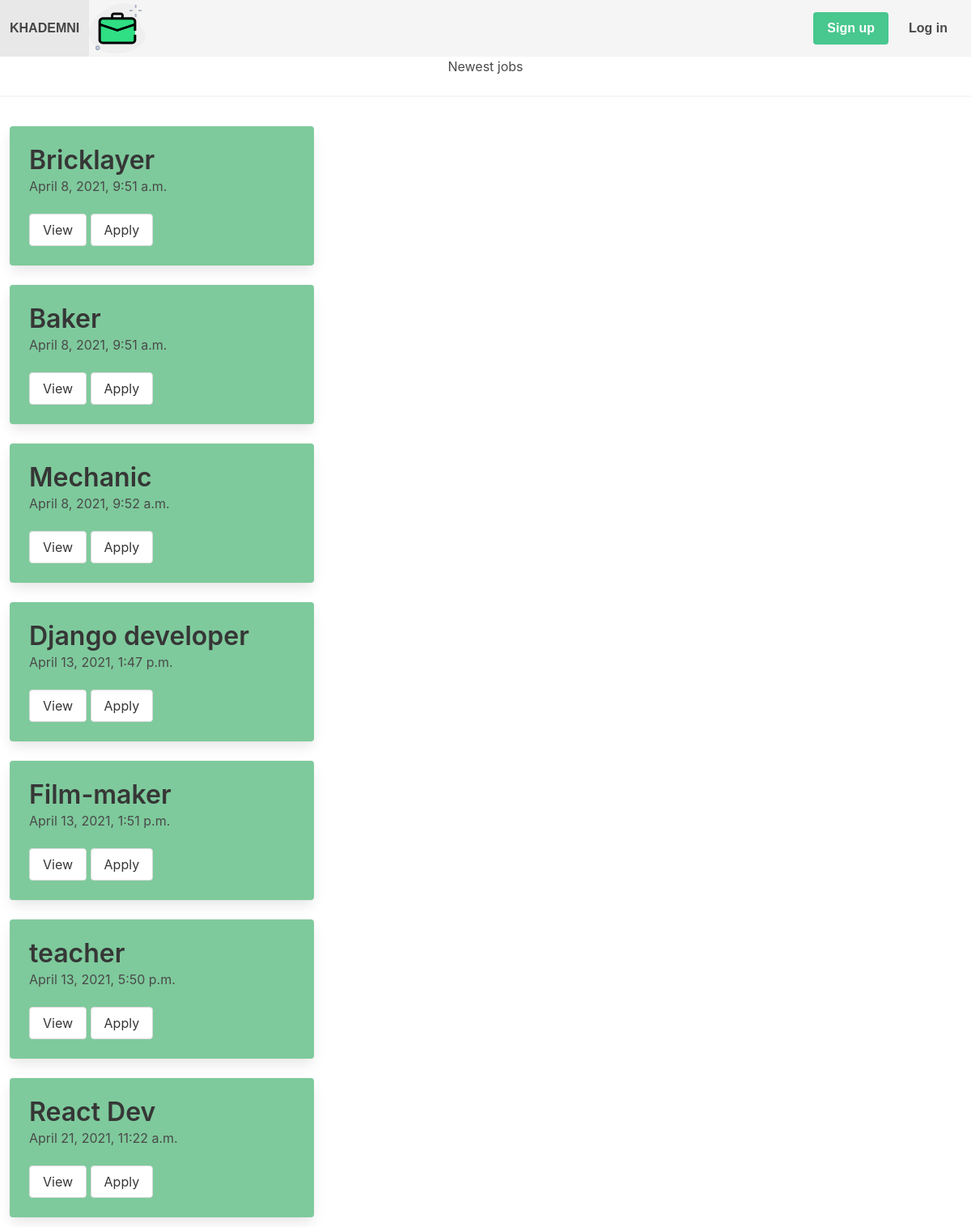
The page / on the database its author committed.
### jobs/models.py (models this page shows, shortened)
class Job(models.Model):
    title = models.CharField(max_length=255)
    show_description = models.TextField()
    long_desctiption = models.TextField(blank=True , null=True)
    created_by = models.ForeignKey(User, related_name='jobs', on_delete=models.CASCADE)
    created_at = models.DateTimeField(auto_now_add=True)
    change_at = models.DateTimeField(auto_now=True)

### core/views.py (the view)
# urls.py: path('',frontpage, name='frontpage'),
def frontpage(request):
    jobs = Job.objects.all()
    context = {'jobs': jobs }
    return render(request,'core/frontpage.html' , context)

### core/templates/core/frontpage.html (shortened to what this page needs)
{% extends 'core/base.html' %}
{% block content %}
<h2 class="substitle has-text-centered">Newest jobs </h2>
<hr>
{% if request.user.is_authenticated %}
    {% if user.userprofile.is_employer %}
        {% for job in jobs %}
            <div class="column is-4">
                <div class="card">
                    <div class="card-content">
                        <div class="media">
                            <div class="media-content">
                                <p class="title is-4">{{ job.title }}</p>
                                <p class="subtitle is-6">{{ job.created_at }}</p>
                            </div>
                        </div>
                        <div class="content">
                            {{ job.short_description }}
                            <hr>
                            <a class="button" href="{% url 'job_details' job.id %}">View</a>
                        </div>
                    </div>
                </div>
            </div>
        {% endfor %}
                {% else %}
                    {% for job in jobs %}
                        <div class="column is-4">
                            <div class="card">
                                <div class="card-content">
                                    <div class="media">
                                        <div class="media-content">
                                            <p class="title is-4">{{ job.title }}</p>
                                            <p class="subtitle is-6">{{ job.created_at }}</p>
                                        </div>
                                    </div>
                                    <div class="content">
                                        {{ job.short_description }}
                                        <hr>
                                        <a class="button is-info" href="{% url 'job_details' job.id %}">View</a>
                                        <a class="button is-success" href= "{% url 'apply_for_job' job.id %}"> apply </a>
                                    </div>
                                </div>
                            </div>
                        </div>
                    {% endfor %}
                {% endif %}
{% else %}
 {% for job in jobs %}
            <div class="column is-4">
                <div class="card">
                    <div class="card-content">
                        <div class="media">
                            <div class="media-content">
                                <p class="title ">{{ job.title }}</p>
                                <p class="subtitle is-6">{{ job.created_at }}</p>
                            </div>
                        </div>
                        <div class="content">
                            <a class="button" href="{% url 'job_details' job.id %}">View</a>
                            <a class="button" href="{% url 'login'  %}">Apply </a>
                        </div>
                    </div>
                </div>
            </div>
        {% endfor %}
        {% endif %}
{% endblock %}

### core/templates/core/frontpage.html (style rules this page uses)
.card { width: 550px; color: white; background-color: #7eca9c; }

### rows shown on the page
Job: title "Bricklayer", created_at "April 8, 2021, 9:51 a.m."
Job: title "Baker", created_at "April 8, 2021, 9:51 a.m."
Job: title "Mechanic", created_at "April 8, 2021, 9:52 a.m."
Job: title "Django developer", created_at "April 13, 2021, 1:47 p.m."
Job: title "Film-maker", created_at "April 13, 2021, 1:51 p.m."
Job: title "teacher", created_at "April 13, 2021, 5:50 p.m."
Job: title "React Dev", created_at "April 21, 2021, 11:22 a.m."
